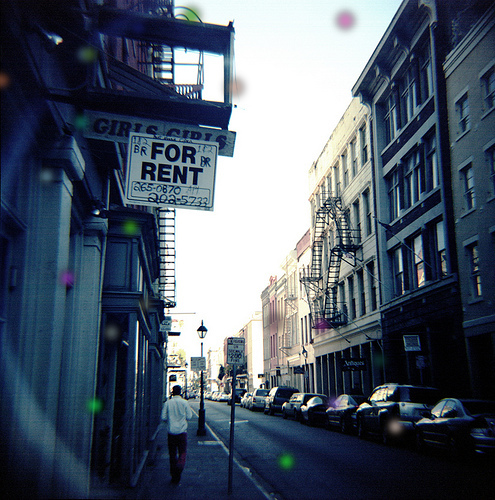
#> input picture adversarial_sample.png, 495 x 500 px
$ python step3_fusion.py --image adversarial_sample.png
#> lines starting #> are read from the running program, lines starting #| are printed output that depends on the picture
#> in main, clean_image is the input picture: PIL image 495x500 RGB; mean R, G, B 80, 90.7, 104.9
#| Loaded adversarial_sample.png, size (495, 500)
### step2_spots.py
"""
Step 2 of AdvLS (digital-only implementation): define a single laser spot
theta = (m, n, r, g, b) and a spot group G_theta = [theta_1, theta_2, ...].

This module gives you:
  - LaserSpot: one spot's parameters, with bounds-checking.
  - random_spot(): generate one random spot within the image bounds.
  - random_spot_group(): generate a full group (the paper uses 10-50 spots).
  - Conversions to/from a flat numeric vector, since the genetic algorithm
    in step 4 works on flat "chromosomes" rather than nested objects.

Usage example (run this file directly to see it in action):
    python step2_spots.py
"""

import random
from dataclasses import dataclass
from typing import List


# Fixed radius for every spot, in pixels. The paper does not optimize this --
# it's a constant you choose. Tune it to taste; larger spots are more visible
# but might fool the classifier more easily.
SPOT_RADIUS = 8


@dataclass
class LaserSpot:
    """One laser spot: theta = (m, n, r, g, b)."""
    m: int      # horizontal center position (pixels)
    n: int      # vertical center position (pixels)
    r: int      # red channel, 0-255
    g: int      # green channel, 0-255
    b: int      # blue channel, 0-255

    def to_vector(self):
        """Flatten to [m, n, r, g, b] for GA chromosome use."""
        return [self.m, self.n, self.r, self.g, self.b]

    # [5 lines left out: function from_vector, not called in this run]


def random_spot(image_width, image_height, color_mode="random"):
    """
    Generate one random spot within the image bounds.
    color_mode: "random" (any RGB), or "red"/"green"/"blue" to restrict
    the spot to that single channel (matching the paper's ablation study,
    Table 1 / Figure 8, which tests random vs. red vs. green vs. blue).
    """
    m = random.randint(0, image_width - 1)
    n = random.randint(0, image_height - 1)

    if color_mode == "red":
        r, g, b = 255, 0, 0
    elif color_mode == "green":
        r, g, b = 0, 255, 0
    elif color_mode == "blue":
        r, g, b = 0, 0, 255
    else:  # random color
        r = random.randint(0, 255)
        g = random.randint(0, 255)
        b = random.randint(0, 255)

    return LaserSpot(m, n, r, g, b)


def random_spot_group(image_width, image_height, num_spots=20, color_mode="random"):
    """
    Generate a full spot group G_theta = [theta_1, ..., theta_num_spots].
    The paper uses group sizes from 10 to 50 -- pick a number in that range.
    """
    return [random_spot(image_width, image_height, color_mode) for _ in range(num_spots)]
#| Generated 20 spots (color_mode=random)


# [16 lines left out: functions group_to_vector, vector_to_group, not called in this run]


# [14 lines that do not run on import are left out]

### step3_fusion.py
"""
Step 3 of AdvLS (digital-only implementation): the fusion function
S(X, G_theta) -- takes a clean image X and a spot group G_theta (from step 2)
and produces the adversarial image by rendering glowing laser-spot blobs
onto it.

Usage:
    pip install pillow numpy
    python step3_fusion.py --image "C:\\path\\to\\one\\image.jpeg" --num_spots 20 --output adversarial_sample.png

This reads one image, generates a random spot group (using step2_spots.py),
renders it, and saves the result so you can visually inspect it -- exactly
like Figure 4 in the paper ("Adversarial samples in the digital environment").
"""

import argparse

import numpy as np
from PIL import Image, ImageDraw, ImageFilter

from step2_spots import LaserSpot, random_spot_group, SPOT_RADIUS


def render_spot_layer(image_size, group):
    """
    Draw all spots in the group onto a transparent layer, with a soft
    Gaussian-blurred glow rather than a hard-edged circle (closer to how a
    real laser spot looks: bright core, soft falloff).
    Returns an RGBA PIL Image the same size as the target photo.
    """
#> called with image_size = (495, 500)
    width, height = image_size
    layer = Image.new("RGBA", (width, height), (0, 0, 0, 0))
#> layer: PIL image 495x500 RGBA; every value is 0
    draw = ImageDraw.Draw(layer)

    for spot in group:
        bbox = [
            spot.m - SPOT_RADIUS, spot.n - SPOT_RADIUS,
            spot.m + SPOT_RADIUS, spot.n + SPOT_RADIUS,
        ]
        draw.ellipse(bbox, fill=(spot.r, spot.g, spot.b, 255))

    # Blur the whole spot layer so each dot has a soft glowing edge instead
    # of a hard-edged circle -- closer to a real laser spot's appearance.
    layer = layer.filter(ImageFilter.GaussianBlur(radius=SPOT_RADIUS / 2))
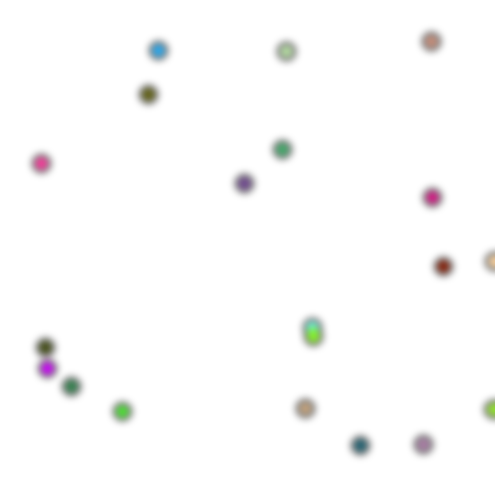
#> layer: PIL image 495x500 RGBA; mean R, G, B, A 2.2, 2.2, 1.9, 4.3; transparent parts drawn white
    return layer


def fuse(clean_image: Image.Image, group, alpha=0.75):
    """
    S(X, G_theta): alpha-blend the rendered spot layer onto the clean image.
    alpha controls how strong/opaque the spots appear (0 = invisible,
    1 = fully opaque laser color, no original image showing through at
    the spot centers). 0.75 gives a bright but not fully saturated spot,
    similar to the paper's example images.
    """
    clean_rgba = clean_image.convert("RGBA")
    spot_layer = render_spot_layer(clean_image.size, group)

    # Only blend where the spot layer has non-zero alpha (i.e. where a spot
    # actually is), scaled by our chosen blend strength.
    spot_array = np.array(spot_layer).astype(np.float32)
    clean_array = np.array(clean_rgba).astype(np.float32)

    spot_alpha = (spot_array[:, :, 3:4] / 255.0) * alpha  # shape (H, W, 1)
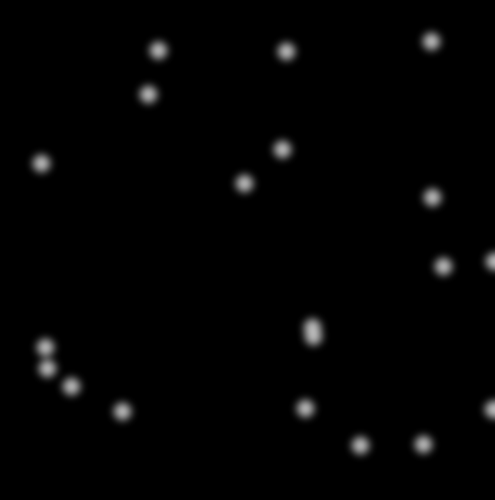
#> spot_alpha: shape (500, 495, 1) float32; min 0, max 0.715, mean 0.0126
    blended_rgb = clean_array[:, :, :3] * (1 - spot_alpha) + spot_array[:, :, :3] * spot_alpha
    result_array = np.concatenate([blended_rgb, clean_array[:, :, 3:4]], axis=2)
    result_array = np.clip(result_array, 0, 255).astype(np.uint8)

    return Image.fromarray(result_array, mode="RGBA").convert("RGB")


def main():
    parser = argparse.ArgumentParser(description="Step 3: render a laser spot group onto an image")
    parser.add_argument("--image", required=True, help="Path to a clean image (e.g. one from correctly_classified.json)")
    parser.add_argument("--num_spots", type=int, default=20)
    parser.add_argument("--color_mode", default="random", choices=["random", "red", "green", "blue"])
    parser.add_argument("--alpha", type=float, default=0.75)
    parser.add_argument("--output", default="adversarial_sample.png")
    args = parser.parse_args()

    clean_image = Image.open(args.image).convert("RGB")
    print(f"Loaded {args.image}, size {clean_image.size}")

    group = random_spot_group(
        image_width=clean_image.size[0],
        image_height=clean_image.size[1],
        num_spots=args.num_spots,
        color_mode=args.color_mode,
    )
    print(f"Generated {len(group)} spots (color_mode={args.color_mode})")

    adversarial_image = fuse(clean_image, group, alpha=args.alpha)
    adversarial_image.save(args.output)
    print(f"Saved adversarial sample to {args.output}")
    print("Open both the original and this file side by side to see the effect of the spots.")


if __name__ == "__main__":
    main()
